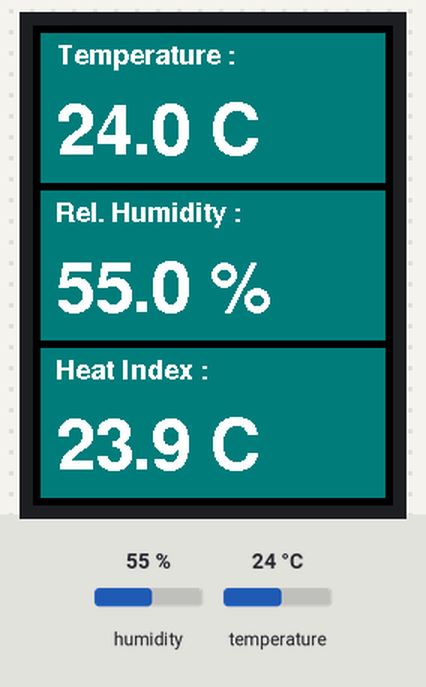
Bench run of a program on a simulated Arduino Mega 2560, built with avr-gcc and run on an emulated ATmega2560. Parts: 240×320 colour display. Inputs (shaded band) come from the test bench; at power-on: humidity 55 %, temperature 24 °C.

Above: at 1.5 s.
1.6 s: humidity set to 22 %
At 6.5 s:
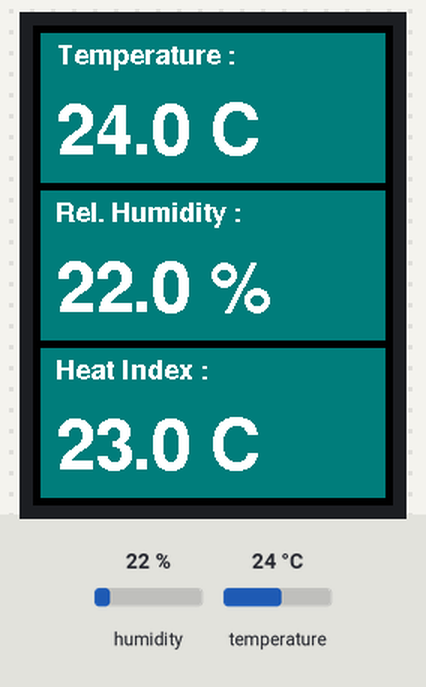
7.6 s: temperature set to 12 °C
At 11.2 s:
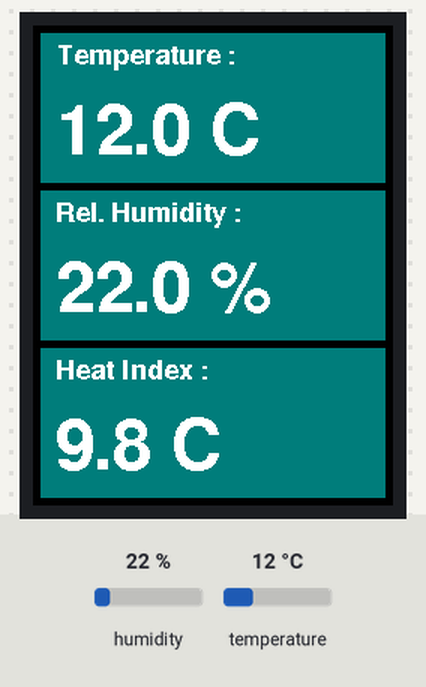
13.6 s: humidity set to 40 %
At 15.9 s:
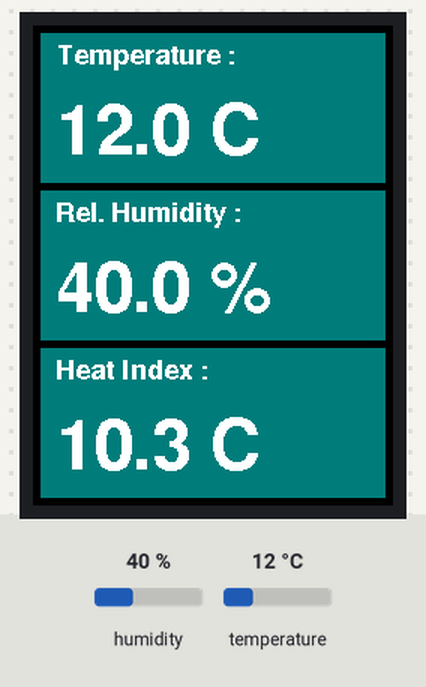
19.6 s: temperature set to 19 °C
At 21.9 s:
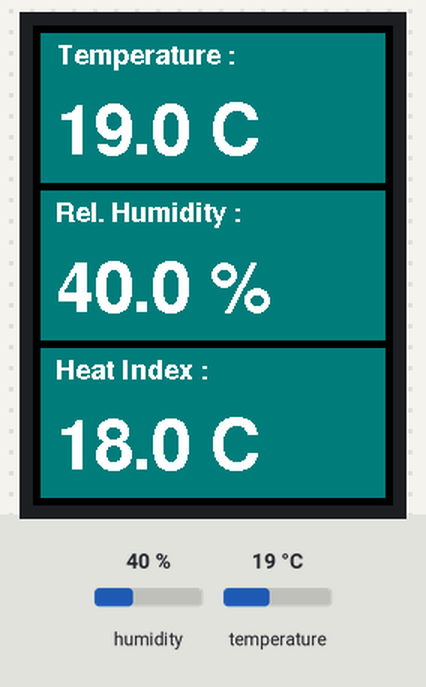
Timing chart, 0 to 23.4 s (numbered marks = the images above; inputs shaded):
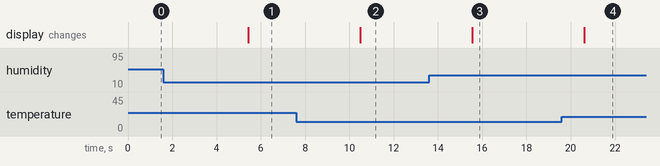

Measured:
- after the input at 1.6 s, the display: changes after 3.8 s (image 1)
- after the input at 7.6 s, the display: changes after 2.9 s (image 2)
- after the input at 13.6 s, the display: changes after 2.0 s (image 3)
- after the input at 19.6 s, the display: changes after 1.0 s (image 4)

The program:

main.cpp
```cpp
#include <Arduino.h>

#include <Wire.h>
#include <SPI.h>
#include <Adafruit_GFX.h>
#include <Adafruit_ILI9341.h>

#include <Fonts/FreeSansBold9pt7b.h>
#include <Fonts/FreeSansBold12pt7b.h>
#include <Fonts/FreeSansBold18pt7b.h>
#include <Fonts/FreeSansBold24pt7b.h>

/*
TFT DISPLAY PINS          ARDUINO PINS
    VCC                       5V
    GND                       GND
    CS                        9
    RST                       7
    DC                        8
    MOSI                      11
    SCK                       13
    LED                       5V
    MISO                      --
*/

#define TFT_CS 9
#define TFT_RST 7
#define TFT_DC 8
#define TFT_MOSI 11
#define TFT_SCLK 13
#define TFT_MISO -1

Adafruit_ILI9341 tft = Adafruit_ILI9341(TFT_CS, TFT_DC, TFT_MOSI, TFT_SCLK, TFT_RST, TFT_MISO);

#define BORDER_WIDTH 5
#define BOX_WIDTH (ILI9341_TFTWIDTH - (2 * BORDER_WIDTH))
#define BOX_HEIGHT ((ILI9341_TFTHEIGHT - (4 * BORDER_WIDTH)) / 3)

#include <Adafruit_Sensor.h>
#include <DHT.h>
#include <DHT_U.h>

DHT dht11(2, DHT11, 1);

float last_temp, last_hum, last_hi;
float temp, hum, hi;

void setup()
{
  // put your setup code here, to run once:
  tft.begin();
  dht11.begin();

  tft.setRotation(2);

  tft.fillRect(0, 0, ILI9341_TFTWIDTH, ILI9341_TFTHEIGHT, ILI9341_BLACK);

  tft.fillRect(BORDER_WIDTH, BORDER_WIDTH, BOX_WIDTH, BOX_HEIGHT, ILI9341_DARKCYAN);
  tft.fillRect(BORDER_WIDTH, 2 * BORDER_WIDTH + BOX_HEIGHT, BOX_WIDTH, BOX_HEIGHT, ILI9341_DARKCYAN);
  tft.fillRect(BORDER_WIDTH, 3 * BORDER_WIDTH + 2 * BOX_HEIGHT, BOX_WIDTH, BOX_HEIGHT, ILI9341_DARKCYAN);

  tft.setTextColor(ILI9341_WHITE, ILI9341_DARKCYAN);

  tft.setFont(&FreeSansBold9pt7b);
  tft.setCursor(3 * BORDER_WIDTH, 5 * BORDER_WIDTH);
  tft.print(F("Temperature :"));

  tft.setFont(&FreeSansBold9pt7b);
  tft.setCursor(3 * BORDER_WIDTH, 6 * BORDER_WIDTH + BOX_HEIGHT);
  tft.print(F("Rel. Humidity :"));

  tft.setFont(&FreeSansBold9pt7b);
  tft.setCursor(3 * BORDER_WIDTH, 7 * BORDER_WIDTH + 2 * BOX_HEIGHT);
  tft.print(F("Heat Index :"));

  tft.setFont(&FreeSansBold24pt7b);
}

void loop()
{
  dht11.read();

  temp = dht11.readTemperature();
  hum = dht11.readHumidity();
  hi = dht11.computeHeatIndex(false);

  if (temp != last_temp)
  {
    tft.setCursor(3 * BORDER_WIDTH, 5 * BORDER_WIDTH + 60);
    tft.fillRect(3 * BORDER_WIDTH, 50, BOX_WIDTH - 3 * BORDER_WIDTH, 40, ILI9341_DARKCYAN);
    tft.print(dht11.readTemperature(), 1);
    tft.print(F(" C"));
  }

  if (hum != last_hum)
  {
    tft.setCursor(3 * BORDER_WIDTH, 6 * BORDER_WIDTH + 60 + BOX_HEIGHT);
    tft.fillRect(3 * BORDER_WIDTH, 50 + BORDER_WIDTH + BOX_HEIGHT, BOX_WIDTH - 3 * BORDER_WIDTH, 40, ILI9341_DARKCYAN);
    tft.print(dht11.readHumidity(), 1);
    tft.print(F(" %"));
  }

  if (hi != last_hi)
  {
    tft.setCursor(3 * BORDER_WIDTH, 7 * BORDER_WIDTH + 60 + 2 * BOX_HEIGHT);
    tft.fillRect(3 * BORDER_WIDTH, 50 + 2 * BORDER_WIDTH + 2 * BOX_HEIGHT, BOX_WIDTH - 3 * BORDER_WIDTH, 40, ILI9341_DARKCYAN);
    tft.print(dht11.computeHeatIndex(false), 1);
    tft.print(F(" C"));
  }

  last_temp = temp;
  last_hum = hum;
  last_hi = hi;

  delay(5000);
}
```
